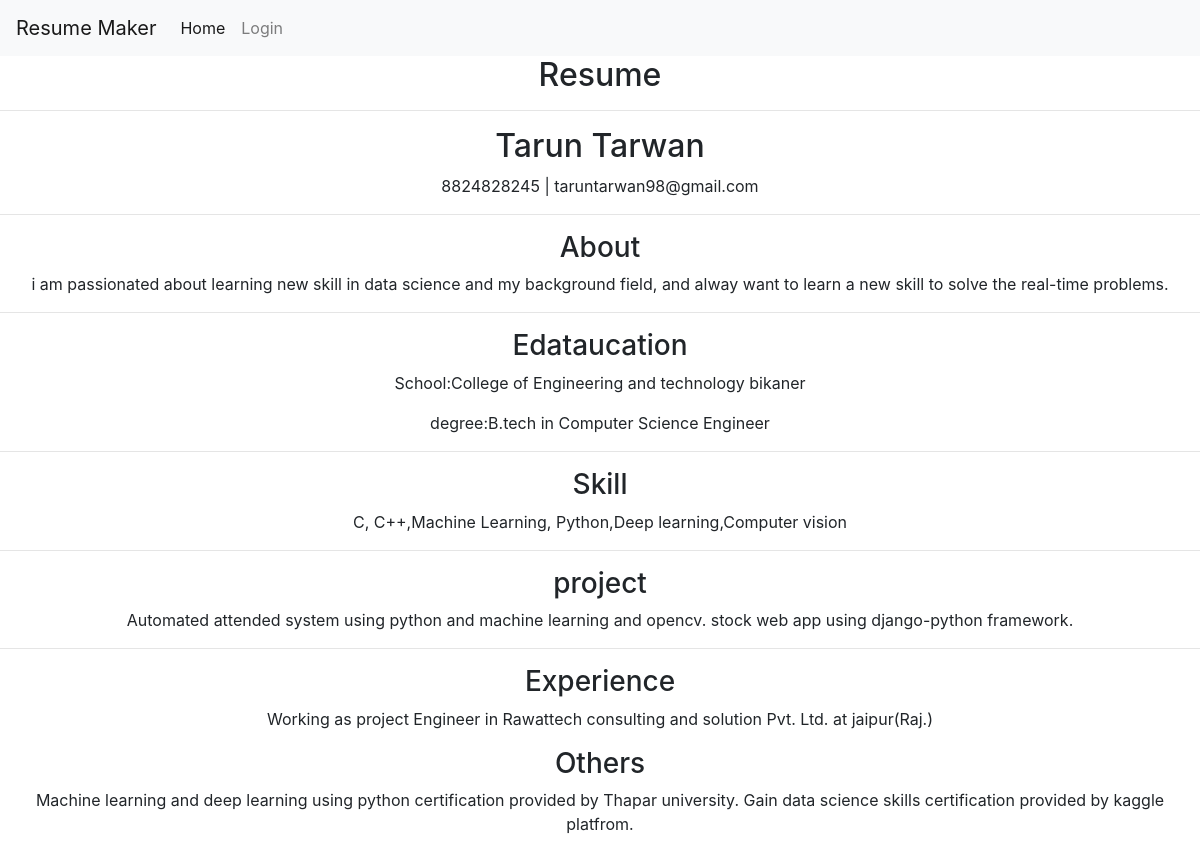
The page /cv/display/3 on the database its author committed.
### cv/models.py (models this page shows)
class Detal(models.Model):
	user = models.ForeignKey(User,on_delete = models.CASCADE)
	name = models.CharField(max_length =100)
	mobile = models.CharField(max_length =100)
	email = models.CharField(max_length =100)
	school = models.CharField(max_length =100)
	degree = models.CharField(max_length =100)
	skill = models.CharField(max_length =100)
	project = models.TextField(max_length =1000)
	previous_work = models.TextField(max_length =1000)
	certification = models.TextField(max_length =1000)
	about = models.TextField(max_length =1000)

### cv/views.py (the view)
# urls.py: path('display/<int:id>',views.display,name='display'),
def display(request,id):
	data = Detal.objects.get(pk=id)
	return render(request,'cv/display.html',{'data':data})

### cv/templates/cv/display.html
{% extends "cv/base.html" %}
{% block content %}
{% if data %}
<h2 style="text-align:center;">Resume</h2>
<hr>
<div style="text-align:center;">
	<h2 >{{ data.name }}</h2>
<tr>
	<td>{{ data.mobile }} |</td>
	<td>{{ data.email }}</td>
</tr>
<hr>
<h3>About</h3>
<p>{{ data.about }}</p>
<hr>
<h3>Edataucation</h3>
<p>School:{{ data.school }}</p>
<p>degree:{{ data.degree }}</p>
<hr>
<h3>Skill</h3>
<p>{{ data.skill }}</p>
<hr>
<h3>project</h3>
<p>{{ data.project }}</p>
<hr>
<h3>Experience</h3>
<p>{{ data.previous_work }}</p>
<h3>Others</h3>
<p>{{ data.certification }}</p>
{% endif %}
</div>
{% endblock content %}

### rows shown on the page
Detal: name "Tarun Tarwan", mobile "8824828245", email "taruntarwan98@gmail.com", about "i am passionated about learning new skill in data science and my background field, and alway want to learn a new skill to solve the real-time problems.", school "College of Engineering and technology bikaner", degree "B.tech in Computer Science Engineer", skill "C, C++,Machine Learning, Python,Deep learning,Computer vision", project "Automated attended system using python and machine learning and opencv. stock web app using django-python framework.", previous_work "Working as project Engineer in Rawattech consulting and solution Pvt. Ltd. at jaipur(Raj.)", certification "Machine learning and deep learning using python certification provided by Thapar university. Gain data science skills certification provided by kaggle platfrom."
